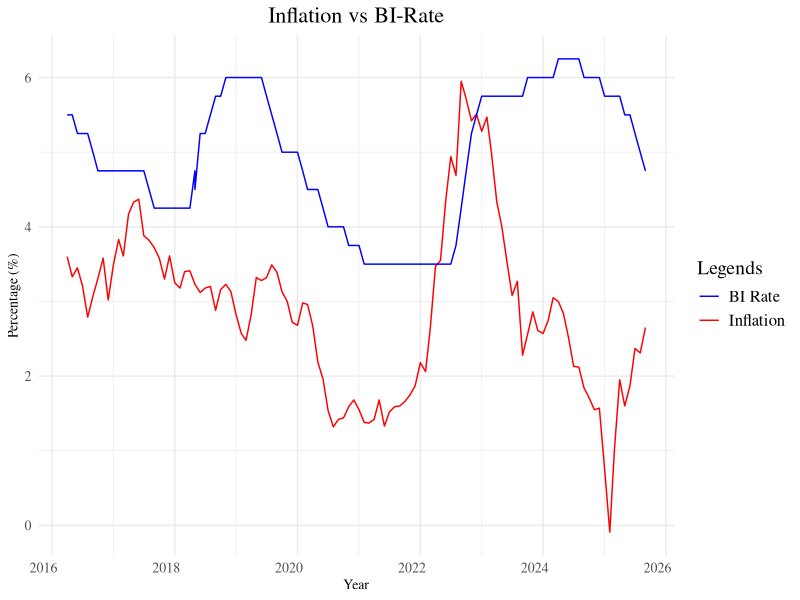
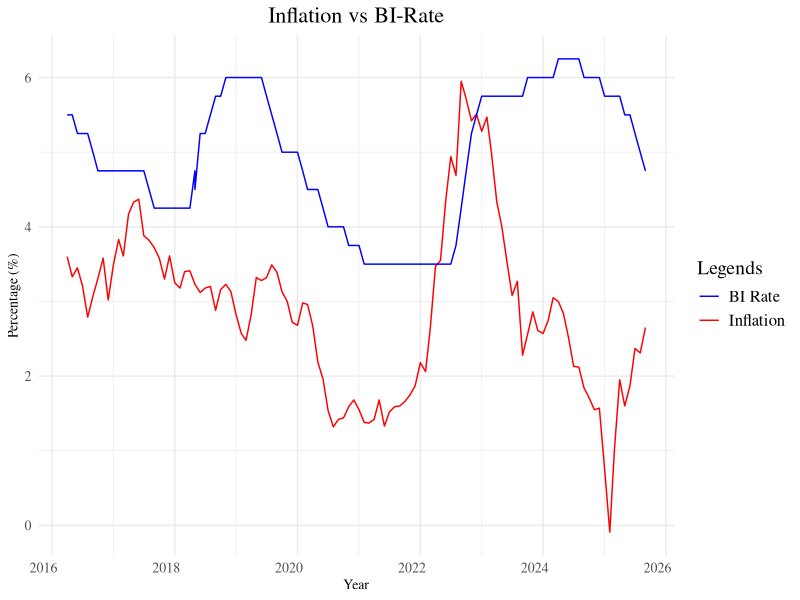

The R source for these figures, in order:
# Haritsyam Anshari
# CS50R - Problem Set 5 - Question 2: Exploratory Data Analysis, eda.R

# Description: This script performs an exploratory data analysis (EDA)
# comparing Indonesia's BI-7 Day Repo Rate (called BI-Rate as of 2023) and inflation over time
# using data from Excel files with localized (Indonesian) month names.

# --- Load Required Libraries ---
library(readxl)    # For reading Excel (.xlsx) files
library(dplyr)     # For data manipulation
library(lubridate) # For handling and transforming date formats
library(ggplot2)   # For data visualization
library(stringr)   # For text pattern matching and cleaning

# --- Define Indonesian Month Names ---
# Used later to convert Indonesian month names to numerical month values
month_id <- c(
  "Januari","Februari","Maret",
  "April","Mei","Juni",
  "Juli","Agustus","September",
  "Oktober","November","Desember"
)

# --- Read and Clean BI Rate Data ---
bi_rate <- read_excel("BI-Rate.xlsx") |>
  mutate(
    # Extract day number (1–31) from start of 'Tanggal' column
    day = as.numeric(str_extract(Tanggal, "^[0-9]{1,2}")),
    # Extract month name (e.g. "September")
    month_name = str_extract(Tanggal, "[A-Za-z]+"),
    # Match month name to its numeric position in month_id (like "September" -> 9)
    month = match(month_name, month_id),
    # Extract year (like 2025)
    year = as.numeric(str_extract(Tanggal, "[0-9]{4}")),

    # Construct proper Date using year-month-day format
    Date = as.Date(ISOdate(year, month, day)),

    # Remove the "%" symbol from rate values and convert to numeric
    bi_rate = as.numeric(str_replace(`BI-7Day-RR`, "%", ""))
  ) |>
  select(Date, bi_rate) |>

  # Create a month-start column for later joining
  mutate(month_start = floor_date(Date, unit = "month"))

# --- Read and Clean Inflation Data ---
inflation <- read_excel("Inflation.xlsx") |>
  mutate(
    # Extract month name and convert to numeric month
    month_name = str_extract(Periode, "[A-Za-z]+"),
    month = match(month_name, month_id),
    # Extract year (like 2025)
    year = as.numeric(str_extract(Periode, "[0-9]{4}")),

    # Assume day = 1 since inflation is monthly
    Date = as.Date(ISOdate(year, month, 1)),

    # Clean "%" symbol and convert inflation values to numeric
    inflation = as.numeric(str_replace(`Data Inflasi`, "%", ""))
  ) |>
  select(Date, inflation)

# --- Merge BI Rate and Inflation Data ---
# Left join keeps all BI Rate entries and matches them with inflation data
# based on the month (using month_start from BI Rate and Date from inflation)
df <- left_join(bi_rate, inflation, by = c("month_start" = "Date"))

# --- Visualization: Inflation vs BI-Rate Over Time ---
plot <- ggplot(df, aes(x = month_start)) +
  # Line for Inflation
  geom_line(aes(y = inflation, color = "Inflation"), linewidth = 0.5) +
  # Line for BI Rate
  geom_line(aes(y = bi_rate, color = "BI Rate"), linewidth = 0.5) +

  # Set custom colors for lines
  scale_color_manual(values = c("Inflation" = "red", "BI Rate" = "blue")) +

  # Add descriptive labels and legend
  labs(
    title = "Inflation vs BI-Rate",
    x = "Year",
    y = "Percentage (%)",
    color = "Legends"
  ) +

  # Apply a clean minimal theme
  theme_minimal() +
  theme(
    axis.text.x = element_text(size = 10, hjust = 0.8, family = "serif"),
    axis.text.y = element_text(size = 10, family = "serif"),
    axis.title = element_text(size = 10, family = "serif"),
    plot.title = element_text(size = 16, hjust = 0.5, family = "serif"),
    legend.text = element_text(size = 12, family = "serif"),
    legend.title = element_text(size = 14, family = "serif")
  )

# --- Display the Plot ---
print(plot)

# --- Save the Plot as PNG ---
ggsave(
  "visualization.png",
  plot = plot,
  width = 1200,
  height = 900,
  units = "px"
)